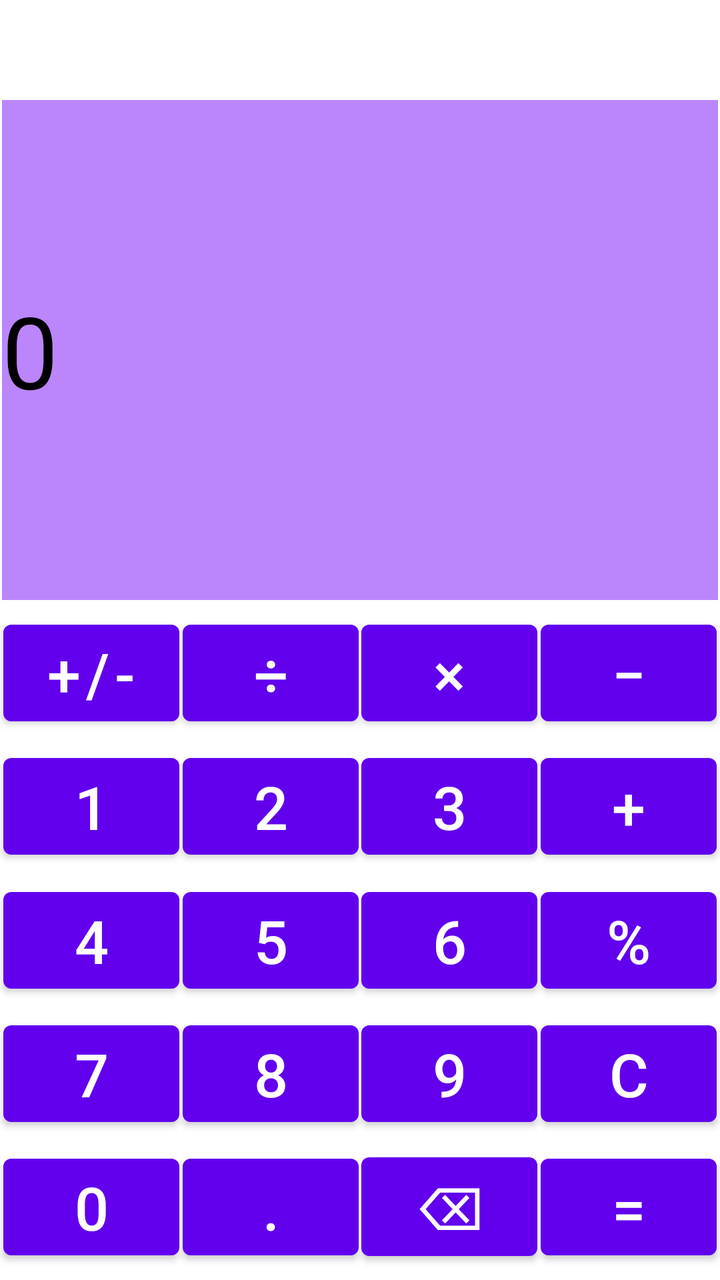
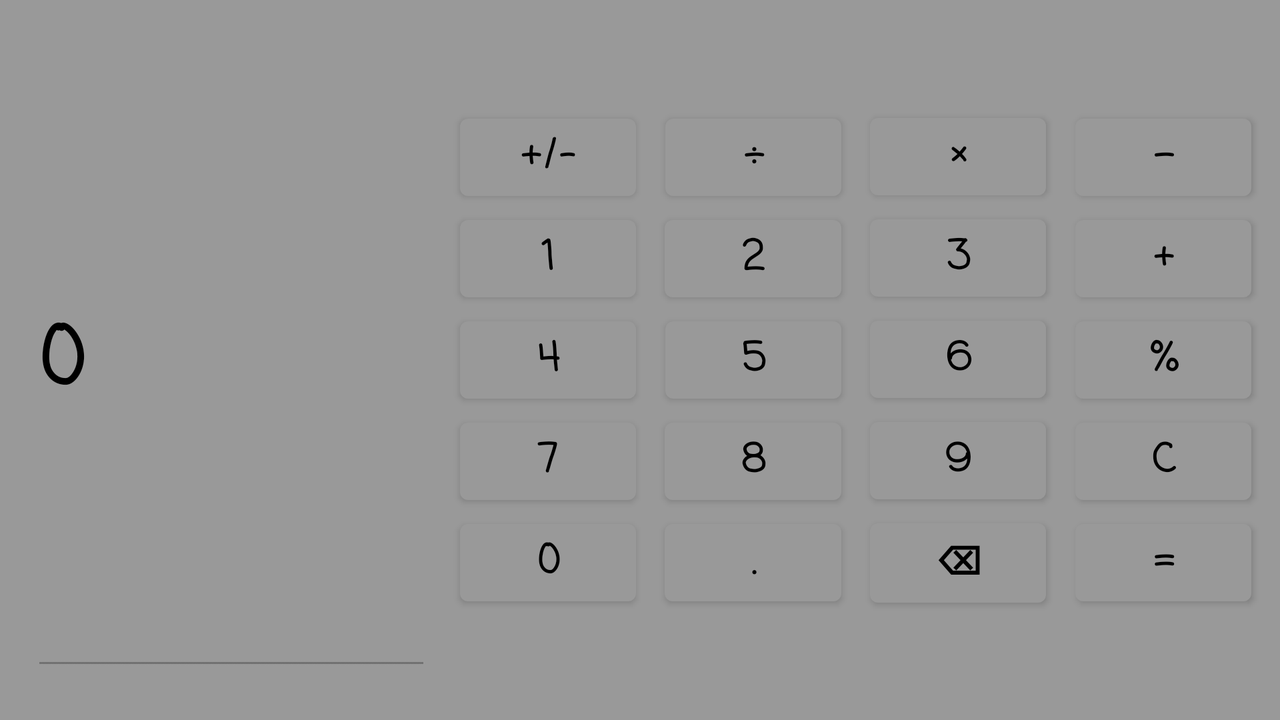

One screen, two layout resources from the same app: the default and the repository's alternative for another configuration. Each is rendered where Android would select it; the XML of both is given below.
<!-- AndroidManifest.xml: application theme Theme.MyCalculator -->
<!-- res/layout/activity_main.xml -->
<?xml version="1.0" encoding="utf-8"?>
<androidx.constraintlayout.widget.ConstraintLayout xmlns:android="http://schemas.android.com/apk/res/android"
    xmlns:app="http://schemas.android.com/apk/res-auto"
    xmlns:tools="http://schemas.android.com/tools"
    android:layout_width="match_parent"
    android:layout_height="match_parent"
    android:background="@drawable/abstract_1920"
    tools:context=".MainActivity">

    <EditText
        android:id="@+id/editText"
        android:layout_width="match_parent"
        android:layout_height="@dimen/heightTextView"
        android:layout_marginStart="@dimen/textViewMarginStart"
        android:layout_marginTop="@dimen/textViewMarginTop"
        android:layout_marginEnd="@dimen/textViewMarginEnd"
        android:background="@color/purple_200"
        android:enabled="false"
        android:text="@string/_0"
        android:textColor="@color/black"
        android:textSize="@dimen/textSize"
        app:layout_constraintEnd_toEndOf="parent"
        app:layout_constraintStart_toStartOf="parent"
        app:layout_constraintTop_toTopOf="parent" />

    <Button
        android:id="@+id/btnSign"
        android:layout_width="wrap_content"
        android:layout_height="wrap_content"
        android:layout_weight="1"
        android:text="@string/butSign"
        android:textSize="@dimen/textSizeButton"
        app:layout_constraintBottom_toTopOf="@id/btn1"
        app:layout_constraintEnd_toStartOf="@id/btnDiv"
        app:layout_constraintHorizontal_chainStyle="spread"
        app:layout_constraintStart_toStartOf="parent"
        app:layout_constraintTop_toBottomOf="@id/editText"
        app:layout_constraintVertical_chainStyle="spread" />

    <Button
        android:id="@+id/btnDiv"
        android:layout_width="wrap_content"
        android:layout_height="wrap_content"
        android:layout_weight="1"
        android:text="@string/butDiv"
        android:textSize="@dimen/textSizeButton"
        app:layout_constraintBottom_toTopOf="@id/btn2"
        app:layout_constraintEnd_toStartOf="@id/btnMult"
        app:layout_constraintStart_toEndOf="@id/btnSign"
        app:layout_constraintTop_toBottomOf="@id/editText" />

    <Button
        android:id="@+id/btnMult"
        android:layout_width="wrap_content"
        android:layout_height="wrap_content"
        android:layout_weight="1"
        android:text="@string/butMult"
        android:textSize="@dimen/textSizeButton"
        app:layout_constraintBottom_toTopOf="@id/btn3"
        app:layout_constraintEnd_toStartOf="@id/btnSub"
        app:layout_constraintStart_toEndOf="@id/btnDiv"
        app:layout_constraintTop_toBottomOf="@id/editText" />

    <Button
        android:id="@+id/btnSub"
        android:layout_width="wrap_content"
        android:layout_height="wrap_content"
        android:text="@string/butSub"
        android:textSize="@dimen/textSizeButton"
        app:layout_constraintBottom_toTopOf="@id/btnSum"
        app:layout_constraintEnd_toEndOf="parent"
        app:layout_constraintStart_toEndOf="@id/btnMult"
        app:layout_constraintTop_toBottomOf="@id/editText"
        app:layout_constraintVertical_chainStyle="spread" />

    <Button
        android:id="@+id/btn1"
        android:layout_width="wrap_content"
        android:layout_height="wrap_content"
        android:layout_weight="1"
        android:text="@string/but1"
        android:textSize="@dimen/textSizeButton"
        app:layout_constraintBottom_toTopOf="@id/btn4"
        app:layout_constraintEnd_toStartOf="@id/btn2"
        app:layout_constraintHorizontal_chainStyle="spread"
        app:layout_constraintStart_toStartOf="parent"
        app:layout_constraintTop_toBottomOf="@id/btnSign" />

    <Button
        android:id="@+id/btn2"
        android:layout_width="wrap_content"
        android:layout_height="wrap_content"
        android:layout_weight="1"
        android:text="@string/but2"
        android:textSize="@dimen/textSizeButton"
        app:layout_constraintBottom_toTopOf="@id/btn5"
        app:layout_constraintEnd_toStartOf="@id/btn3"
        app:layout_constraintStart_toEndOf="@id/btn1"
        app:layout_constraintTop_toBottomOf="@id/btnDiv" />

    <Button
        android:id="@+id/btn3"
        android:layout_width="wrap_content"
        android:layout_height="wrap_content"
        android:layout_weight="1"
        android:text="@string/but3"
        android:textSize="@dimen/textSizeButton"
        app:layout_constraintBottom_toTopOf="@id/btn6"
        app:layout_constraintEnd_toStartOf="@id/btnSum"
        app:layout_constraintStart_toEndOf="@id/btn2"
        app:layout_constraintTop_toBottomOf="@id/btnMult" />

    <Button
        android:id="@+id/btnSum"
        android:layout_width="wrap_content"
        android:layout_height="wrap_content"
        android:text="@string/butSum"
        android:textSize="@dimen/textSizeButton"
        app:layout_constraintBottom_toTopOf="@+id/btnProcent"
        app:layout_constraintEnd_toEndOf="parent"
        app:layout_constraintStart_toEndOf="@id/btn3"
        app:layout_constraintTop_toBottomOf="@id/btnSub" />

    <Button
        android:id="@+id/btn4"
        android:layout_width="wrap_content"
        android:layout_height="wrap_content"
        android:layout_weight="1"
        android:text="@string/but4"
        android:textSize="@dimen/textSizeButton"
        app:layout_constraintBottom_toTopOf="@id/btn7"
        app:layout_constraintEnd_toStartOf="@id/btn5"
        app:layout_constraintHorizontal_chainStyle="spread"
        app:layout_constraintStart_toStartOf="parent"
        app:layout_constraintTop_toBottomOf="@id/btn1" />

    <Button
        android:id="@+id/btn5"
        android:layout_width="wrap_content"
        android:layout_height="wrap_content"
        android:layout_weight="1"
        android:text="@string/but5"
        android:textSize="@dimen/textSizeButton"
        app:layout_constraintBottom_toTopOf="@id/btn8"
        app:layout_constraintEnd_toStartOf="@id/btn6"
        app:layout_constraintStart_toEndOf="@id/btn4"
        app:layout_constraintTop_toBottomOf="@id/btn2" />

    <Button
        android:id="@+id/btn6"
        android:layout_width="wrap_content"
        android:layout_height="wrap_content"
        android:layout_weight="1"
        android:text="@string/but6"
        android:textSize="@dimen/textSizeButton"
        app:layout_constraintBottom_toTopOf="@id/btn9"
        app:layout_constraintEnd_toStartOf="@id/btnSum"
        app:layout_constraintStart_toEndOf="@id/btn5"
        app:layout_constraintTop_toBottomOf="@id/btn3" />

    <Button
        android:id="@+id/btnProcent"
        android:layout_width="wrap_content"
        android:layout_height="wrap_content"
        android:layout_weight="1"
        android:text="@string/butProcent"
        android:textSize="@dimen/textSizeButton"
        app:layout_constraintBottom_toTopOf="@id/btnClear"
        app:layout_constraintEnd_toEndOf="parent"
        app:layout_constraintStart_toEndOf="@id/btn6"
        app:layout_constraintTop_toBottomOf="@id/btnSum" />

    <Button
        android:id="@+id/btn7"
        android:layout_width="wrap_content"
        android:layout_height="wrap_content"
        android:layout_weight="1"
        android:text="@string/but7"
        android:textSize="@dimen/textSizeButton"
        app:layout_constraintBottom_toTopOf="@id/btn0"
        app:layout_constraintEnd_toStartOf="@id/btn8"
        app:layout_constraintHorizontal_chainStyle="spread"
        app:layout_constraintStart_toStartOf="parent"
        app:layout_constraintTop_toBottomOf="@id/btn4" />

    <Button
        android:id="@+id/btn8"
        android:layout_width="wrap_content"
        android:layout_height="wrap_content"
        android:layout_weight="1"
        android:text="@string/but8"
        android:textSize="@dimen/textSizeButton"
        app:layout_constraintBottom_toTopOf="@id/btnPoint"
        app:layout_constraintEnd_toStartOf="@id/btn9"
        app:layout_constraintStart_toEndOf="@id/btn7"
        app:layout_constraintTop_toBottomOf="@id/btn5" />

    <Button
        android:id="@+id/btn9"
        android:layout_width="wrap_content"
        android:layout_height="wrap_content"
        android:layout_weight="1"
        android:text="@string/but9"
        android:textSize="@dimen/textSizeButton"
        app:layout_constraintBottom_toTopOf="@id/btnPoint"
        app:layout_constraintEnd_toStartOf="@+id/btnClear"
        app:layout_constraintStart_toEndOf="@id/btn8"
        app:layout_constraintTop_toBottomOf="@id/btn6" />

    <Button
        android:id="@+id/btnClear"
        android:layout_width="wrap_content"
        android:layout_height="wrap_content"
        android:text="@string/butClear"
        android:textSize="@dimen/textSizeButton"
        app:layout_constraintBottom_toTopOf="@id/btnRes"
        app:layout_constraintEnd_toEndOf="parent"
        app:layout_constraintStart_toEndOf="@id/btn9"
        app:layout_constraintTop_toBottomOf="@id/btnProcent" />


    <Button
        android:id="@+id/btn0"
        android:layout_width="wrap_content"
        android:layout_height="wrap_content"
        android:text="@string/but0"
        android:textSize="@dimen/textSizeButton"
        app:layout_constraintBottom_toBottomOf="parent"
        app:layout_constraintEnd_toStartOf="@id/btnPoint"
        app:layout_constraintHorizontal_chainStyle="spread"
        app:layout_constraintStart_toStartOf="parent"
        app:layout_constraintTop_toBottomOf="@id/btn7" />

    <Button
        android:id="@+id/btnPoint"
        android:layout_width="wrap_content"
        android:layout_height="wrap_content"
        android:text="@string/butPoint"
        android:textSize="@dimen/textSizeButton"
        app:layout_constraintBottom_toBottomOf="parent"
        app:layout_constraintEnd_toStartOf="@+id/btnBack"
        app:layout_constraintStart_toEndOf="@id/btn0"
        app:layout_constraintTop_toBottomOf="@id/btn8" />

    <Button
        android:id="@+id/btnBack"
        android:layout_width="wrap_content"
        android:layout_height="wrap_content"
        android:text="@string/butBack"
        android:textAllCaps="false"
        android:textSize="@dimen/textSizeButton"
        app:layout_constraintBottom_toBottomOf="parent"
        app:layout_constraintEnd_toStartOf="@+id/btnRes"
        app:layout_constraintStart_toEndOf="@id/btnPoint"
        app:layout_constraintTop_toBottomOf="@id/btn9" />

    <Button
        android:id="@+id/btnRes"
        android:layout_width="wrap_content"
        android:layout_height="wrap_content"
        android:text="@string/butRes"
        android:textSize="@dimen/textSizeButton"
        app:layout_constraintBottom_toBottomOf="parent"
        app:layout_constraintEnd_toEndOf="parent"
        app:layout_constraintStart_toEndOf="@id/btnBack"
        app:layout_constraintTop_toBottomOf="@id/btnClear" />


</androidx.constraintlayout.widget.ConstraintLayout>
<!-- resources referenced by this layout -->
<resources>
  <color name="black">#FF000000</color>
  <color name="purple_200">#FFBB86FC</color>
  <dimen name="heightTextView">250dp</dimen>
  <dimen name="textSize">50sp</dimen>
  <dimen name="textSizeButton">30sp</dimen>
  <dimen name="textViewMarginEnd">1dp</dimen>
  <dimen name="textViewMarginStart">1dp</dimen>
  <dimen name="textViewMarginTop">50dp</dimen>
  <string name="_0">0</string>
  <string name="but0">0</string>
  <string name="but1">1</string>
  <string name="but2">2</string>
  <string name="but3">3</string>
  <string name="but4">4</string>
  <string name="but5">5</string>
  <string name="but6">6</string>
  <string name="but7">7</string>
  <string name="but8">8</string>
  <string name="but9">9</string>
  <string name="butBack">⌫</string>
  <string name="butClear">C</string>
  <string name="butDiv">÷</string>
  <string name="butMult">×</string>
  <string name="butPoint">.</string>
  <string name="butProcent">%</string>
  <string name="butRes">=</string>
  <string name="butSign">+/-</string>
  <string name="butSub">−</string>
  <string name="butSum">+</string>
  <style name="Theme.MyCalculator" parent="Theme.MaterialComponents.DayNight.DarkActionBar">
          
          <item name="colorPrimary">@color/purple_500</item>
          <item name="colorPrimaryVariant">@color/purple_700</item>
          <item name="colorOnPrimary">@color/white</item>
          
          <item name="colorSecondary">@color/teal_200</item>
          <item name="colorSecondaryVariant">@color/teal_700</item>
          <item name="colorOnSecondary">@color/black</item>
          
          <item name="android:statusBarColor" tools:targetApi="l">?attr/colorPrimaryVariant</item>
          
      </style>
  <color name="purple_500">#FF6200EE</color>
  <color name="purple_700">#FF3700B3</color>
  <color name="white">#FFFFFFFF</color>
  <color name="teal_200">#FF03DAC5</color>
  <color name="teal_700">#FF018786</color>
</resources>
<!-- res/layout-land/activity_main.xml (the repository's variant of the layout above) -->
<!-- drawn on the phone turned sideways -->
<?xml version="1.0" encoding="utf-8"?>
<androidx.constraintlayout.widget.ConstraintLayout xmlns:android="http://schemas.android.com/apk/res/android"
    xmlns:app="http://schemas.android.com/apk/res-auto"
    xmlns:tools="http://schemas.android.com/tools"
    style="@style/style_constrain"
    android:layout_width="match_parent"
    android:layout_height="match_parent">

    <EditText
        android:id="@+id/editText"
        style="@style/style_editText_land"
        android:layout_width="@dimen/widthTextView"
        android:layout_height="match_parent"
        android:enabled="false"
        android:text="@string/_0"
        app:layout_constraintEnd_toStartOf="@id/btnSign"
        app:layout_constraintStart_toStartOf="parent"
        app:layout_constraintTop_toTopOf="parent" />

    <com.google.android.material.button.MaterialButton
        android:id="@+id/btnSign"
        style="@style/style_buttons_land"
        android:layout_width="wrap_content"
        android:layout_height="wrap_content"
        android:layout_weight="1"
        android:text="@string/butSign"
        app:layout_constraintBottom_toTopOf="@id/btn1"
        app:layout_constraintEnd_toStartOf="@id/btnDiv"
        app:layout_constraintHorizontal_chainStyle="spread"
        app:layout_constraintStart_toEndOf="@id/editText"
        app:layout_constraintTop_toTopOf="parent"
        app:layout_constraintVertical_chainStyle="packed" />

    <com.google.android.material.button.MaterialButton
        android:id="@+id/btnDiv"
        style="@style/style_buttons_land"
        android:layout_width="wrap_content"
        android:layout_height="wrap_content"
        android:layout_weight="1"
        android:text="@string/butDiv"
        app:layout_constraintBottom_toTopOf="@id/btn2"
        app:layout_constraintEnd_toStartOf="@id/btnMult"
        app:layout_constraintStart_toEndOf="@id/btnSign"
        app:layout_constraintTop_toTopOf="parent"
        app:layout_constraintVertical_chainStyle="packed" />

    <com.google.android.material.button.MaterialButton
        android:id="@+id/btnMult"
        style="@style/style_buttons_land"
        android:layout_width="wrap_content"
        android:layout_height="wrap_content"
        android:layout_weight="1"
        android:text="@string/butMult"
        app:layout_constraintBottom_toTopOf="@id/btn3"
        app:layout_constraintEnd_toStartOf="@id/btnSub"
        app:layout_constraintStart_toEndOf="@id/btnDiv"
        app:layout_constraintTop_toTopOf="parent"
        app:layout_constraintVertical_chainStyle="packed" />

    <com.google.android.material.button.MaterialButton
        android:id="@+id/btnSub"
        style="@style/style_buttons_land"
        android:layout_width="wrap_content"
        android:layout_height="wrap_content"
        android:text="@string/butSub"
        app:layout_constraintBottom_toTopOf="@id/btnSum"
        app:layout_constraintEnd_toEndOf="parent"
        app:layout_constraintStart_toEndOf="@id/btnMult"
        app:layout_constraintTop_toTopOf="parent"
        app:layout_constraintVertical_chainStyle="packed" />

    <com.google.android.material.button.MaterialButton
        android:id="@+id/btn1"
        style="@style/style_buttons_land"
        android:layout_width="wrap_content"
        android:layout_height="wrap_content"
        android:layout_weight="1"
        android:text="@string/but1"
        app:layout_constraintBottom_toTopOf="@id/btn4"
        app:layout_constraintEnd_toStartOf="@id/btn2"
        app:layout_constraintHorizontal_chainStyle="spread"
        app:layout_constraintStart_toEndOf="@id/editText"
        app:layout_constraintTop_toBottomOf="@id/btnSign" />

    <com.google.android.material.button.MaterialButton
        android:id="@+id/btn2"
        style="@style/style_buttons_land"
        android:layout_width="wrap_content"
        android:layout_height="wrap_content"
        android:layout_weight="1"
        android:text="@string/but2"
        app:layout_constraintBottom_toTopOf="@id/btn5"
        app:layout_constraintEnd_toStartOf="@id/btn3"
        app:layout_constraintStart_toEndOf="@id/btn1"
        app:layout_constraintTop_toBottomOf="@id/btnDiv" />

    <com.google.android.material.button.MaterialButton
        android:id="@+id/btn3"
        style="@style/style_buttons_land"
        android:layout_width="wrap_content"
        android:layout_height="wrap_content"
        android:layout_weight="1"
        android:text="@string/but3"
        app:layout_constraintBottom_toTopOf="@id/btn6"
        app:layout_constraintEnd_toStartOf="@id/btnSum"
        app:layout_constraintStart_toEndOf="@id/btn2"
        app:layout_constraintTop_toBottomOf="@id/btnMult" />

    <com.google.android.material.button.MaterialButton
        android:id="@+id/btnSum"
        style="@style/style_buttons_land"
        android:layout_width="wrap_content"
        android:layout_height="wrap_content"
        android:text="@string/butSum"
        app:layout_constraintBottom_toTopOf="@+id/btnProcent"
        app:layout_constraintEnd_toEndOf="parent"
        app:layout_constraintStart_toEndOf="@id/btn3"
        app:layout_constraintTop_toBottomOf="@id/btnSub" />

    <com.google.android.material.button.MaterialButton
        android:id="@+id/btn4"
        style="@style/style_buttons_land"
        android:layout_width="wrap_content"
        android:layout_height="wrap_content"
        android:layout_weight="1"
        android:text="@string/but4"
        app:layout_constraintBottom_toTopOf="@id/btn7"
        app:layout_constraintEnd_toStartOf="@id/btn5"
        app:layout_constraintHorizontal_chainStyle="spread"
        app:layout_constraintStart_toEndOf="@id/editText"
        app:layout_constraintTop_toBottomOf="@id/btn1" />

    <com.google.android.material.button.MaterialButton
        android:id="@+id/btn5"
        style="@style/style_buttons_land"
        android:layout_width="wrap_content"
        android:layout_height="wrap_content"
        android:layout_weight="1"
        android:text="@string/but5"
        app:layout_constraintBottom_toTopOf="@id/btn8"
        app:layout_constraintEnd_toStartOf="@id/btn6"
        app:layout_constraintStart_toEndOf="@id/btn4"
        app:layout_constraintTop_toBottomOf="@id/btn2" />

    <com.google.android.material.button.MaterialButton
        android:id="@+id/btn6"
        style="@style/style_buttons_land"
        android:layout_width="wrap_content"
        android:layout_height="wrap_content"
        android:layout_weight="1"
        android:text="@string/but6"
        app:layout_constraintBottom_toTopOf="@id/btn9"
        app:layout_constraintEnd_toStartOf="@id/btnSum"
        app:layout_constraintStart_toEndOf="@id/btn5"
        app:layout_constraintTop_toBottomOf="@id/btn3" />

    <com.google.android.material.button.MaterialButton
        android:id="@+id/btnProcent"
        style="@style/style_buttons_land"
        android:layout_width="wrap_content"
        android:layout_height="wrap_content"
        android:layout_weight="1"
        android:text="@string/butProcent"
        app:layout_constraintBottom_toTopOf="@id/btnClear"
        app:layout_constraintEnd_toEndOf="parent"
        app:layout_constraintStart_toEndOf="@id/btn6"
        app:layout_constraintTop_toBottomOf="@id/btnSum" />

    <com.google.android.material.button.MaterialButton
        android:id="@+id/btn7"
        style="@style/style_buttons_land"
        android:layout_width="wrap_content"
        android:layout_height="wrap_content"
        android:layout_weight="1"
        android:text="@string/but7"
        app:layout_constraintBottom_toTopOf="@id/btn0"
        app:layout_constraintEnd_toStartOf="@id/btn8"
        app:layout_constraintHorizontal_chainStyle="spread"
        app:layout_constraintStart_toEndOf="@id/editText"
        app:layout_constraintTop_toBottomOf="@id/btn4" />

    <com.google.android.material.button.MaterialButton
        android:id="@+id/btn8"
        style="@style/style_buttons_land"
        android:layout_width="wrap_content"
        android:layout_height="wrap_content"
        android:layout_weight="1"
        android:text="@string/but8"
        app:layout_constraintBottom_toTopOf="@id/btnPoint"
        app:layout_constraintEnd_toStartOf="@id/btn9"
        app:layout_constraintStart_toEndOf="@id/btn7"
        app:layout_constraintTop_toBottomOf="@id/btn5" />

    <com.google.android.material.button.MaterialButton
        android:id="@+id/btn9"
        style="@style/style_buttons_land"
        android:layout_width="wrap_content"
        android:layout_height="wrap_content"
        android:layout_weight="1"
        android:text="@string/but9"
        app:layout_constraintBottom_toTopOf="@id/btnBack"
        app:layout_constraintEnd_toStartOf="@+id/btnClear"
        app:layout_constraintStart_toEndOf="@id/btn8"
        app:layout_constraintTop_toBottomOf="@id/btn6" />

    <com.google.android.material.button.MaterialButton
        android:id="@+id/btnClear"
        style="@style/style_buttons_land"
        android:layout_width="wrap_content"
        android:layout_height="wrap_content"
        android:text="@string/butClear"
        app:layout_constraintBottom_toTopOf="@id/btnRes"
        app:layout_constraintEnd_toEndOf="parent"
        app:layout_constraintStart_toEndOf="@id/btn9"
        app:layout_constraintTop_toBottomOf="@id/btnProcent" />


    <com.google.android.material.button.MaterialButton
        android:id="@+id/btn0"
        style="@style/style_buttons_land"
        android:layout_width="wrap_content"
        android:layout_height="wrap_content"
        android:text="@string/but0"
        app:layout_constraintBottom_toBottomOf="parent"
        app:layout_constraintEnd_toStartOf="@id/btnPoint"
        app:layout_constraintHorizontal_chainStyle="spread"
        app:layout_constraintStart_toEndOf="@id/editText"
        app:layout_constraintTop_toBottomOf="@id/btn7" />

    <com.google.android.material.button.MaterialButton
        android:id="@+id/btnPoint"
        style="@style/style_buttons_land"
        android:layout_width="wrap_content"
        android:layout_height="wrap_content"
        android:text="@string/butPoint"
        app:layout_constraintBottom_toBottomOf="parent"
        app:layout_constraintEnd_toStartOf="@+id/btnBack"
        app:layout_constraintStart_toEndOf="@id/btn0"
        app:layout_constraintTop_toBottomOf="@id/btn8" />

    <com.google.android.material.button.MaterialButton
        android:id="@+id/btnBack"
        style="@style/style_buttons_land"
        android:layout_width="wrap_content"
        android:layout_height="wrap_content"
        android:text="@string/butBack"
        android:textAllCaps="false"
        app:layout_constraintBottom_toBottomOf="parent"
        app:layout_constraintEnd_toStartOf="@+id/btnRes"
        app:layout_constraintStart_toEndOf="@id/btnPoint"
        app:layout_constraintTop_toBottomOf="@id/btn9" />

    <com.google.android.material.button.MaterialButton
        android:id="@+id/btnRes"
        style="@style/style_buttons_land"
        android:layout_width="wrap_content"
        android:layout_height="wrap_content"
        android:text="@string/butRes"
        app:layout_constraintBottom_toBottomOf="parent"
        app:layout_constraintEnd_toEndOf="parent"
        app:layout_constraintStart_toEndOf="@id/btnBack"
        app:layout_constraintTop_toBottomOf="@id/btnClear" />
</androidx.constraintlayout.widget.ConstraintLayout>
<!-- resources referenced by the variant -->
<!-- as the phone turned sideways resolves them -->
<resources>
  <!-- from res/values-land/ -->
  <dimen name="widthTextView">200dp</dimen>
  <string name="_0">0</string>
  <string name="but0">0</string>
  <string name="but1">1</string>
  <string name="but2">2</string>
  <string name="but3">3</string>
  <string name="but4">4</string>
  <string name="but5">5</string>
  <string name="but6">6</string>
  <string name="but7">7</string>
  <string name="but8">8</string>
  <string name="but9">9</string>
  <string name="butBack">⌫</string>
  <string name="butClear">C</string>
  <string name="butDiv">÷</string>
  <string name="butMult">×</string>
  <string name="butPoint">.</string>
  <string name="butProcent">%</string>
  <string name="butRes">=</string>
  <string name="butSign">+/-</string>
  <string name="butSub">−</string>
  <string name="butSum">+</string>
  <style name="style_buttons_land">
          <item name="android:textSize">@dimen/textSizeButton</item>
          <item name="android:textColor">@color/black</item>
          <item name="backgroundTint">@color/grey</item>
          <item name="fontFamily">casual</item>
          <item name="android:textStyle">bold</item>
      </style>
  <style name="style_constrain">
          <item name="android:background">@color/grey</item>
      </style>
  <style name="style_editText_land">
          <item name="background">@color/grey</item>
          <item name="android:textColor">@color/black</item>
          <item name="android:textSize">@dimen/textSize</item>
          <item name="fontFamily">casual</item>
          <item name="android:textStyle">bold</item>
          <item name="android:layout_marginStart">@dimen/textViewMarginStart</item>
          <item name="android:layout_marginTop">@dimen/textViewMarginTop</item>
          <item name="android:layout_marginBottom">@dimen/editTextMarginBottom</item>
      </style>
  <style name="Theme.MyCalculator" parent="Theme.MaterialComponents.DayNight.DarkActionBar">
          
          <item name="colorPrimary">@color/purple_500</item>
          <item name="colorPrimaryVariant">@color/purple_700</item>
          <item name="colorOnPrimary">@color/white</item>
          
          <item name="colorSecondary">@color/teal_200</item>
          <item name="colorSecondaryVariant">@color/teal_700</item>
          <item name="colorOnSecondary">@color/black</item>
          
          <item name="android:statusBarColor" tools:targetApi="l">?attr/colorPrimaryVariant</item>
          
      </style>
  <!-- from res/values-land/ -->
  <dimen name="textSizeButton">20sp</dimen>
  <color name="black">#FF000000</color>
  <color name="grey">#999999</color>
  <!-- from res/values-land/ -->
  <dimen name="textSize">40sp</dimen>
  <!-- from res/values-land/ -->
  <dimen name="textViewMarginStart">1dp</dimen>
  <!-- from res/values-land/ -->
  <dimen name="textViewMarginTop">20dp</dimen>
  <!-- from res/values-land/ -->
  <dimen name="editTextMarginBottom">20dp</dimen>
  <color name="purple_500">#FF6200EE</color>
  <color name="purple_700">#FF3700B3</color>
  <color name="white">#FFFFFFFF</color>
  <color name="teal_200">#FF03DAC5</color>
  <color name="teal_700">#FF018786</color>
</resources>
